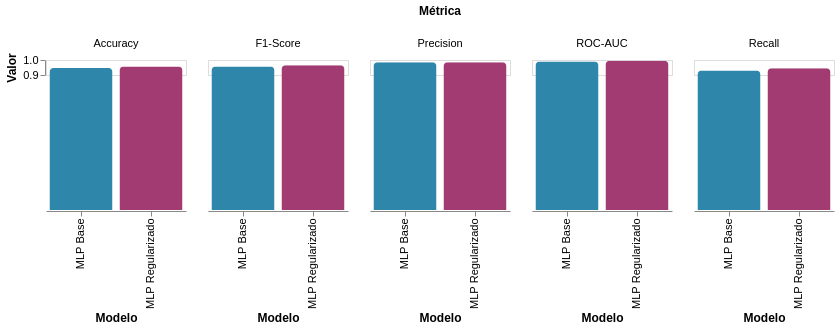

Notebook code for this chart:
### Code cell
# Visualización interactiva con Altair: comparación de métricas
metrics_long = results_df.melt(id_vars=['Modelo'], var_name='Métrica', value_name='Valor')

chart = alt.Chart(metrics_long).mark_bar(cornerRadiusEnd=4).encode(
    x=alt.X('Modelo:N', title='Modelo'),
    y=alt.Y('Valor:Q', title='Valor', scale=alt.Scale(domain=[0.9, 1.0])),
    color=alt.Color('Modelo:N', legend=None, scale=alt.Scale(range=['#2E86AB', '#A23B72'])),
    column=alt.Column('Métrica:N', title='Métrica'),
    tooltip=['Modelo', 'Métrica', alt.Tooltip('Valor:Q', format='.4f')]
).properties(
    width=140,
    height=15
).configure_header(
    titleFontSize=12,
    labelFontSize=11
).configure_axis(
    labelFontSize=11,
    titleFontSize=12
)
chart

### Figure 1 — Vega-Lite specification as saved in the notebook (floating-point values rounded to 4 significant figures)
{"config": {"view": {"continuousWidth": 300, "continuousHeight": 300}, "axis": {"labelFontSize": 11, "titleFontSize": 12}, "header": {"labelFontSize": 11, "titleFontSize": 12}}, "data": {"name": "data-e4f11713a9b931828096562e9e0a725a"}, "mark": {"type": "bar", "cornerRadiusEnd": 4}, "encoding": {"color": {"field": "Modelo", "legend": null, "scale": {"range": ["#2E86AB", "#A23B72"]}, "type": "nominal"}, "column": {"field": "Métrica", "title": "Métrica", "type": "nominal"}, "tooltip": [{"field": "Modelo", "type": "nominal"}, {"field": "Métrica", "type": "nominal"}, {"field": "Valor", "format": ".4f", "type": "quantitative"}], "x": {"field": "Modelo", "title": "Modelo", "type": "nominal"}, "y": {"field": "Valor", "scale": {"domain": [0.9, 1.0]}, "title": "Valor", "type": "quantitative"}}, "height": 15, "width": 140, "$schema": "https://vega.github.io/schema/vega-lite/v6.4.1.json", "datasets": {"data-e4f11713a9b931828096562e9e0a725a": [{"Modelo": "MLP Base", "Métrica": "Accuracy", "Valor": 0.9474}, {"Modelo": "MLP Regularizado", "Métrica": "Accuracy", "Valor": 0.9561}, {"Modelo": "MLP Base", "Métrica": "Precision", "Valor": 0.9853}, {"Modelo": "MLP Regularizado", "Métrica": "Precision", "Valor": 0.9855}, {"Modelo": "MLP Base", "Métrica": "Recall", "Valor": 0.9306}, {"Modelo": "MLP Regularizado", "Métrica": "Recall", "Valor": 0.9444}, {"Modelo": "MLP Base", "Métrica": "F1-Score", "Valor": 0.9571}, {"Modelo": "MLP Regularizado", "Métrica": "F1-Score", "Valor": 0.9645}, {"Modelo": "MLP Base", "Métrica": "ROC-AUC", "Valor": 0.9907}, {"Modelo": "MLP Regularizado", "Métrica": "ROC-AUC", "Valor": 0.9957}]}}
